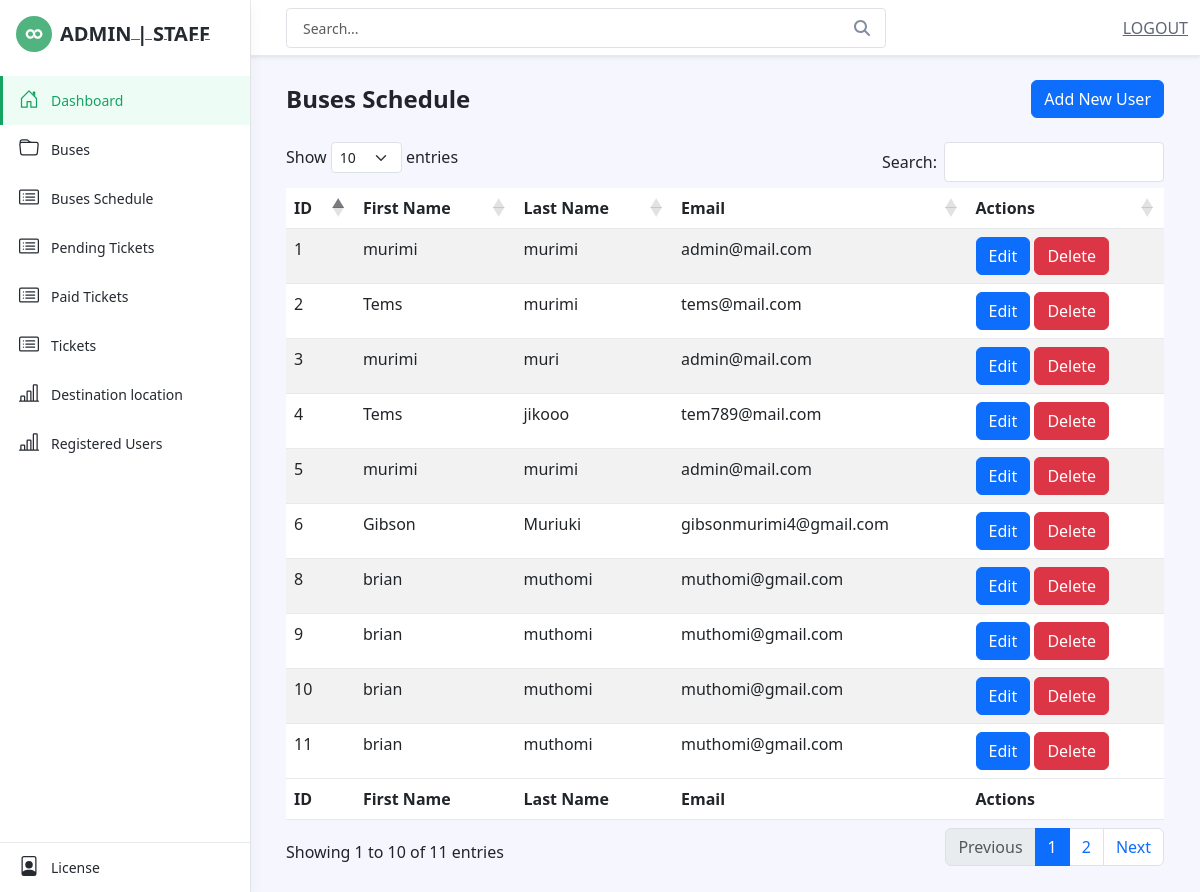
The page /admin/registered_users.php (signed in) on the database its author committed.
### tables this page shows
CREATE TABLE `tbl_users` (
  `id` int(11) NOT NULL,
  `firstname` varchar(250) NOT NULL,
  `lastname` varchar(250) NOT NULL,
  `email` varchar(255) NOT NULL,
  `password` varchar(255) NOT NULL,
  `contact` varchar(255) NOT NULL
);

### admin/registered_users.php (the view, shortened to what this page needs)
<?php
include("inc/header.php");
require_once("db-connect/config.php");
$selectQuery = "SELECT * FROM tbl_users";
$stmt = $conn->prepare($selectQuery);
$stmt->execute();
$usersData = $stmt->fetchAll(PDO::FETCH_ASSOC);
?>
    <link href="https://cdnjs.cloudflare.com/ajax/libs/twitter-bootstrap/5.3.0-alpha3/css/bootstrap.min.css"
        rel="stylesheet">
    <link href="https://cdn.datatables.net/1.13.5/css/dataTables.bootstrap5.min.css" rel="stylesheet">
<body class="app">
    <?php
    include("inc/sidebar.php");
    ?>
    <div class="app-wrapper">
        <div class="app-content pt-3 p-md-3 p-lg-4">
            <div class="container-xl">
                <div class="row g-3 mb-4 align-items-center justify-content-between">
                    <div class="col-auto">
                        <h1 class="app-page-title mb-0">Buses Schedule</h1>
                    </div>
                    <div class="col-auto">
                        <a href="add_user.php" class="btn btn-primary">Add New User</a>
                    </div>
                </div>
                <div class="row g-4">
                    <table id="example" class="table table-striped" style="width:100%">
                        <thead>
                            <tr>
                                <th>ID</th>
                                <th>First Name</th>
                                <th>Last Name</th>
                                <th>Email</th>
                                <th>Actions</th>
                            </tr>
                        </thead>
                        <tbody>
                            <?php foreach ($usersData as $user) : ?>
                            <tr>
                                <td><?php echo $user['id']; ?></td>
                                <td><?php echo $user['firstname']; ?></td>
                                <td><?php echo $user['lastname']; ?></td>
                                <td><?php echo $user['email']; ?></td>
                                <td>
                                    <a href="edit_user.php?id=<?php echo $user['id']; ?>"
                                        class="btn btn-primary">Edit</a>
                                    <a href="delete_user.php?id=<?php echo $user['id']; ?>" class="btn btn-danger"
                                        onclick="return confirm('Are you sure you want to delete this user?')">Delete</a>
                                </td>
                            </tr>
                            <?php endforeach; ?>
                        </tbody>
                        <tfoot>
                            <thead>
                                <tr>
                                    <th>ID</th>
                                    <th>First Name</th>
                                    <th>Last Name</th>
                                    <th>Email</th>
                                    <th>Actions</th>
                                </tr>
                            </thead>
                        </tfoot>
                    </table>
                </div>
            </div>
        </div>
    </div>
</body>
</html>

### rows shown on the page
tbl_users: id "1", firstname "murimi", lastname "murimi", email "admin@mail.com"
tbl_users: id "2", firstname "Tems", lastname "murimi", email "tems@mail.com"
tbl_users: id "3", firstname "murimi", lastname "muri", email "admin@mail.com"
tbl_users: id "4", firstname "Tems", lastname "jikooo", email "tem789@mail.com"
tbl_users: id "5", firstname "murimi", lastname "murimi", email "admin@mail.com"
tbl_users: id "6", firstname "Gibson", lastname "Muriuki", email "gibsonmurimi4@gmail.com"
tbl_users: id "8", firstname "brian", lastname "muthomi", email "muthomi@gmail.com"
tbl_users: id "9", firstname "brian", lastname "muthomi", email "muthomi@gmail.com"
tbl_users: id "10", firstname "brian", lastname "muthomi", email "muthomi@gmail.com"
tbl_users: id "11", firstname "brian", lastname "muthomi", email "muthomi@gmail.com"
